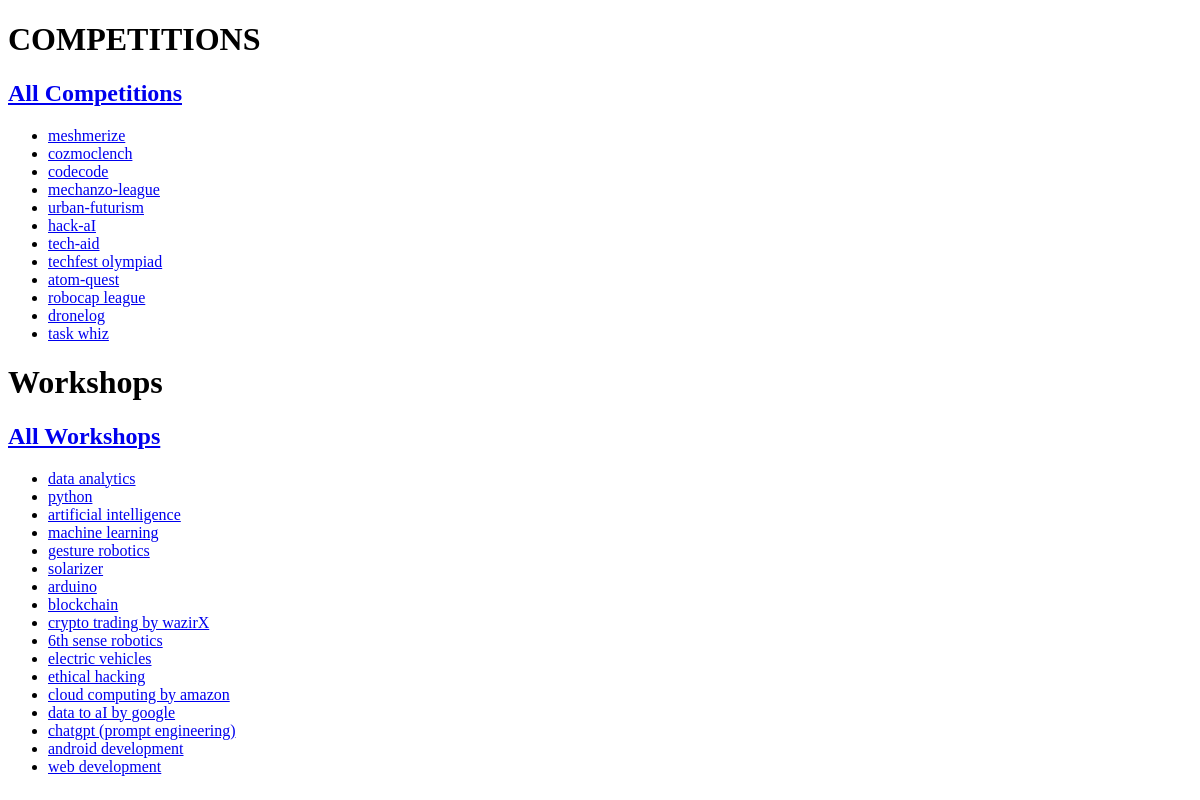
/administrator/ (signed in), run on an earlier commit of the app's database.
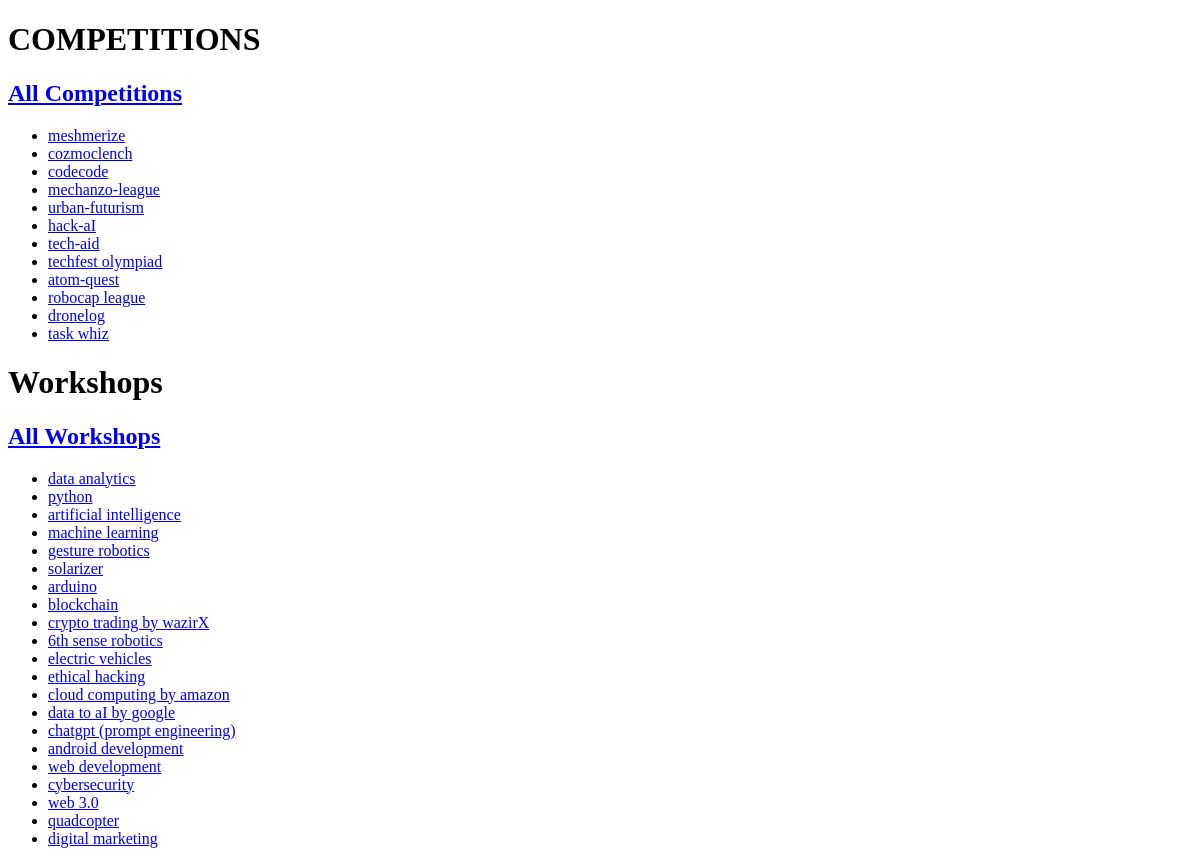
And on a later commit of the database.
### apis/models.py (models this page shows, shortened)
class Compi(models.Model):
    genre = models.CharField(max_length=50 ,choices=[
        ('1','Zonals'),
        ('2','Compis'),
        ('3','Ideates'),
        ('4','forth'),
    ], default=None)
    tag = models.CharField(max_length=100)
    name = models.CharField(max_length=100, primary_key=True)
    max_team_length = models.IntegerField(blank=True, null=True)
    prize = models.CharField(max_length=100)
    desc = models.TextField()
    img = models.ImageField(upload_to='compi')
    statement = models.FileField(upload_to='ProblemStatements', null=True, blank=True)
    sponsorImg = models.ImageField(upload_to='compi_sponsors', null=True, blank=True)
    sponsorLink = models.CharField(max_length=250, null=True, blank=True)
    reg_count = models.IntegerField(default=0)
    closed = models.BooleanField(default=False)

class Workshop(models.Model):
    workshop_id = models.IntegerField(null=True, default=0)
    name = models.CharField(max_length=100, primary_key=True)
    prize = models.CharField(max_length=100)
    ex_prize = models.CharField(null=True, blank=True, max_length=100)
    desc = models.TextField()
    img = models.ImageField(upload_to='workshop')
    sponsorImg = models.ImageField(upload_to='workshop_sponsors', null=True, blank=True)
    sponsorLink = models.CharField(max_length=250, null=True, blank=True)
    statement = models.FileField(upload_to='ProblemStatements', null=True, blank=True)
    paymentLink = models.TextField(null=True, blank=True)
    closed = models.BooleanField(default=False)

### admins/views.py (the view)
# urls.py: path('', views.home, name='home'),
@staff_member_required
def home(request):
    compies = Compi.objects.all()  # Retrieve all competitions
    workshops = Workshop.objects.all()  # Retrieve all workshops
    context = {
        'compies': compies,
        'workshops': workshops,
    }
    return render(request, 'home.html', context)

### admins/templates/home.html (shortened to what this page needs)
<!DOCTYPE html>
<html lang="en">
<head>
</head>
<body>
    <div>
        <h1>COMPETITIONS</h1>
        <a href='{% url "admins:compi" "compi"  %}'><h2>All Competitions</h2></a>
        <ul>
            {% for compi in compies %}
            <li>
                <a href='{% url "admins:compi" compiname=compi.name %}'>{{ compi.name }}</a>
            </li>
            {% endfor %}
        </ul>
    </div>
    <div>
        <h1>Workshops</h1>
        <a href="{% url 'admins:workshop' 'workshop' %}"><h2>All Workshops</h2></a>
        <ul>
            {% for workshop in workshops %}
            <li>
                <a href='{% url "admins:workshop" workshopname=workshop.name %}'>{{ workshop.name }}</a>
            </li>
            {% endfor %}
        </ul>
    </div>
</body>
</html>

What changed in the data, as far as the page shows it:
added Workshop: name "cybersecurity"
added Workshop: name "web 3.0"
added Workshop: name "quadcopter"
added Workshop: name "digital marketing"
